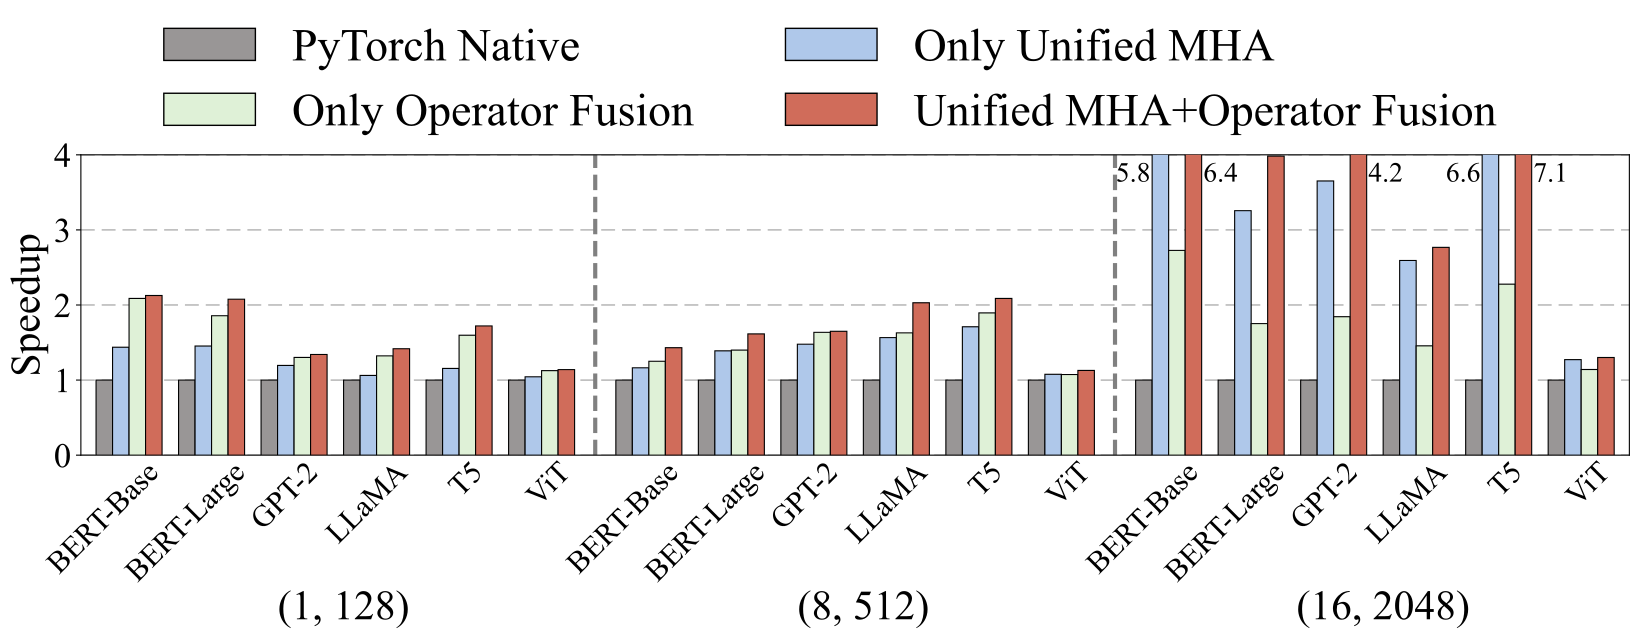

Generate this figure with Python:
import matplotlib.pyplot as plt
import numpy as np
from matplotlib.ticker import MultipleLocator
import re
import matplotlib as mpl
import argparse


def parse_file2(file_path, is_mcfuser=False):
    data = {}
    current_model = None

    with open(file_path, 'r') as f:
        for line in f:
            model_match = re.search(r'e2e (\w+)', line)
            if model_match:
                current_model = model_match.group(1)

            if is_mcfuser:
                submodel_match = re.search(r'$$\w+$$', line)
                if submodel_match:
                    continue

            pattern = r'.*?bs:(\d+).*?seq:(\d+).*?\|\s+([\w\s]+)\s*:\s*([\d.]+)'
            match = re.search(pattern, line)
            if match and current_model:
                bs = int(match.group(1))
                seq = int(match.group(2))
                method = match.group(3).strip()
                time = float(match.group(4))

                if is_mcfuser:
                    method = "MCFuser"

                data.setdefault(bs, {}).setdefault(seq, {}).setdefault(current_model, {})[method] = time

    return data


parser = argparse.ArgumentParser(description='Plot ablation_study')
parser.add_argument('--file_path1', default="ablation-base.txt", required=False)
args = parser.parse_args()
data1 = parse_file2(args.file_path1)
print(data1)

def combinedData(data1):
    combined_data = {}
    target_pairs = [
        (1, 128),
        (8, 512),
        (16, 2048),
    ]

    methods_mapping = {
        'Torch Native': ('data1', 'Torch Native'),
        'STOF Compiled': ('data1', 'STOF Compiled'),
        'STOF MHA': ('data1', 'STOF MHA'),
        'STOF': ('data1', 'STOF'),
    }

    for bs in [1, 8, 16]:
        combined_data[bs] = {}
        target_seqs = [seq for b, seq in target_pairs if b == bs]

        for seq in target_seqs:
            combined_data[bs][seq] = {}

            for model in ['bert_base', 'bert_large', 'gpt', 'llama', 't5', 'Vit_base']:
                combined_data[bs][seq][model] = {}

                for method, (source, key) in methods_mapping.items():
                    if source == 'data1':
                        src_data = data1

                    val = src_data.get(bs, {}).get(seq, {}).get(model, {}).get(key, 0)
                    combined_data[bs][seq][model][method] = val
    return combined_data


combined_data1 = combinedData(data1)


def normalizedData(combined_data):
    normalized_data = {}
    for bs in combined_data:
        normalized_data[bs] = {}
        for seq in combined_data[bs]:
            normalized_data[bs][seq] = {}
            for model in combined_data[bs][seq]:
                model_data = combined_data[bs][seq][model]
                tn_time = model_data.get('Torch Native', 0)

                normalized = {}
                for method, value in model_data.items():
                    if tn_time > 0 and value > 0:
                        normalized[method] = tn_time / value
                    else:
                        normalized[method] = 0

                if tn_time > 0:
                    normalized['Torch Native'] = 1.0

                normalized_data[bs][seq][model] = normalized
    return normalized_data


normalized_data1 = normalizedData(combined_data1)

# 设置字体
plt.rcParams['font.family'] = 'Times New Roman'
plt.rcParams['font.size'] = 25

MODELS = ['bert_base', 'bert_large', 'gpt', 'llama', 't5', 'Vit_base']
MODEL_NAMES = ['BERT-Base', 'BERT-Large', 'GPT-2', 'LLaMA', 'T5', 'ViT']
BS_SEQ_PAIRS = [(1, 128), (8, 512), (16, 2048)]
METHODS = ['Torch Native',  'STOF MHA','STOF Compiled', 'STOF']

COLORS = ['#999696','#dff1d7',  '#afc8ea', '#d06c5a']
LABEL_NAMES = ['PyTorch Native', 'Only Operator Fusion', 'Only Unified MHA', 'Unified MHA+Operator Fusion']
num=[0,2,1,3]

def extract_data(normalized_data):
    return {
        (bs, seq): {model: [normalized_data[bs][seq][model][method] for method in METHODS]
                    for model in MODELS}
        for bs, seq in BS_SEQ_PAIRS
    }


data1_extracted = extract_data(normalized_data1)


def plot_subplot(ax, data):
    n_models = len(MODELS)
    n_methods = len(METHODS)
    bar_width = 2
    model_spacing = 2
    group_spacing = 5

    # 计算每组的总宽度
    group_width = n_models * n_methods * bar_width + (n_models - 1) * model_spacing

    # 绘制柱状图
    for pair_idx, (bs, seq) in enumerate(BS_SEQ_PAIRS):
        group_start = pair_idx * (group_width + group_spacing)

        for model_idx, model in enumerate(MODELS):
            model_start = group_start + model_idx * (n_methods * bar_width + model_spacing)

            values = data[(bs, seq)][model]

            for method_idx, value in enumerate(values):
                x = model_start + method_idx * bar_width

                rect = ax.bar(x, value, width=bar_width,
                              color=COLORS[num[method_idx]],
                              edgecolor='black',
                              linewidth=0.8, zorder=3)

                if (value > 4 or value == 4):
                    print(method_idx)
                    if(method_idx==1):
                        ax.text(x-3.3, 3.9, f"{value:.1f}",
                            ha='center', va='top', fontsize=20, color='black')
                    if(method_idx==3):
                        ax.text(x+3.3, 3.9, f"{value:.1f}",
                                ha='center', va='top', fontsize=20, color='black')


    # 添加组间分隔线
    for i in range(1, len(BS_SEQ_PAIRS)):
        x = i * (group_width + group_spacing) - group_spacing / 2 - 1
        ax.axvline(x, color='gray', linestyle='--', linewidth=3)

    # 设置Y轴
    ax.set_ylabel('Speedup', fontsize=36)
    ax.set_ylim(0, 4)
    ax.set_yticks([0, 1, 2, 3, 4])
    ax.yaxis.set_minor_locator(plt.MultipleLocator(1))
    ax.yaxis.grid(True, linestyle=(0, (10, 5)), linewidth=1)
    ax.margins(x=0.01)

    # 设置X轴标签
    ax.set_xticks([])

    # 添加模型名称标签
    for pair_idx, (bs, seq) in enumerate(BS_SEQ_PAIRS):
        group_start = pair_idx * (group_width + group_spacing)

        for model_idx, model_name in enumerate(MODEL_NAMES):
            model_start = group_start + model_idx * (n_methods * bar_width + model_spacing)
            x = model_start + (n_methods * bar_width) / 2

            # 根据模型名称调整标签位置
            if model_name in ['BERT-Base', 'BERT-Large']:
                x -= 4  # 向左移2点
            elif model_name in ['GPT-2', 'LLaMA']:
                x -= 2  # 向左移1点
            # T5和ViT保持不变

            ax.text(x, -0.05, model_name,
                    ha='center', va='top', fontsize=28, rotation=45)

    # 添加(bs, seq)标签
    for pair_idx, (bs, seq) in enumerate(BS_SEQ_PAIRS):
        group_start = pair_idx * (group_width + group_spacing)
        x_center = group_start + group_width / 2

        ax.text(x_center, -1.9, f'({bs}, {seq})',
                ha='center', va='top', fontsize=37)


fig, (ax1) = plt.subplots(1, 1, figsize=(20, 3.9), dpi=300, gridspec_kw={'wspace': 0.08})

plot_subplot(ax1, data1_extracted)

legend_elements = [plt.Rectangle((0, 0), 1, 1, facecolor=c, edgecolor='black')
                   for c in COLORS]
fig.legend(legend_elements, LABEL_NAMES,
           loc='upper center',
           ncol=2,
           frameon=False,
           fontsize=37,
           bbox_to_anchor=(0.5, 1.34))

plt.subplots_adjust(wspace=0.12)
plt.savefig('5-Percentage.pdf',
            bbox_inches='tight',
            dpi=300,
            facecolor='white')

plt.close()
